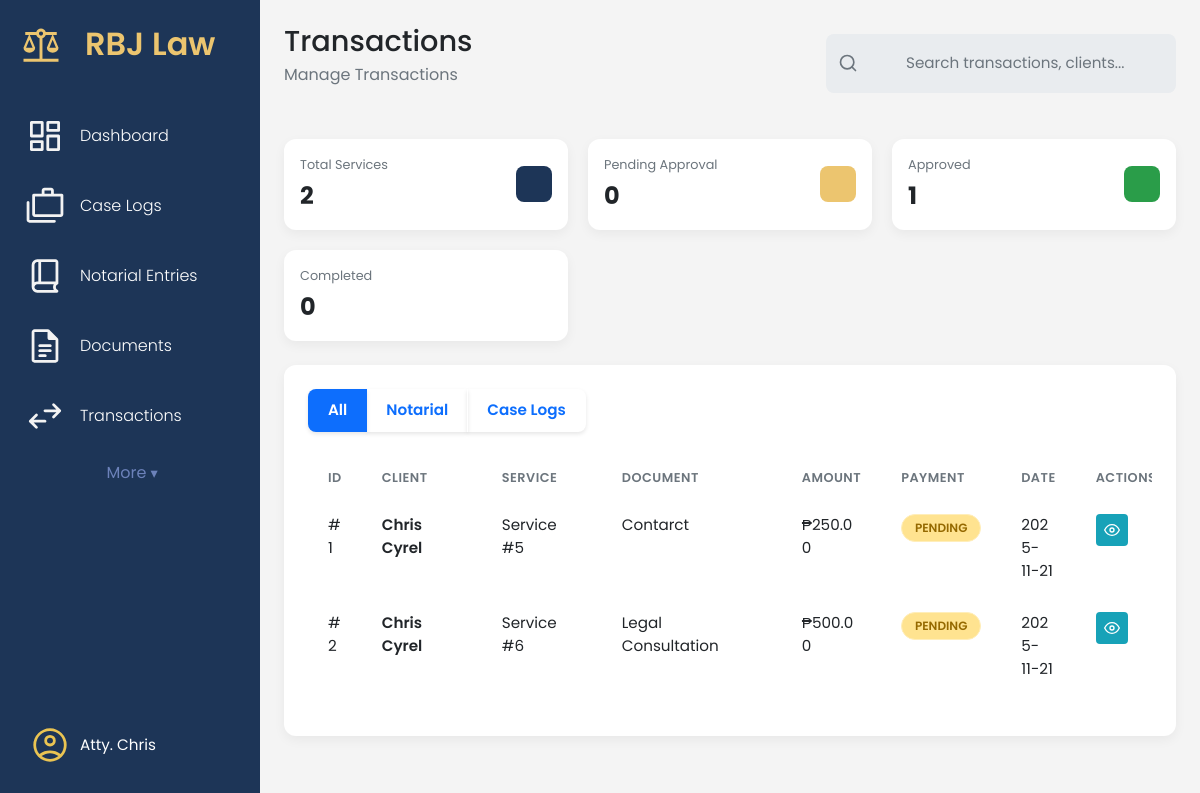
Before: /transactions/ (signed in) with the older database file.
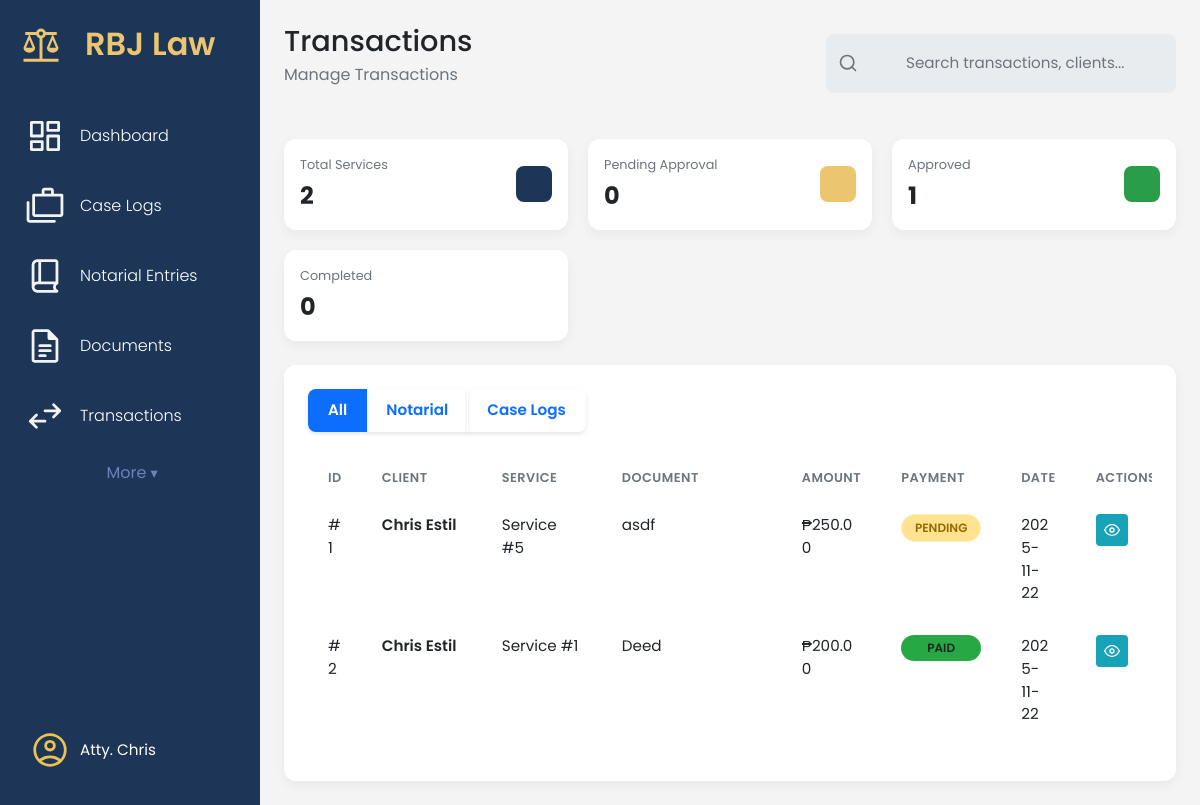
After: the same page with the newer database file.
### app/models/transaction_mdl.py (models this page shows, shortened)
class TransactionItem(db.Model):
    __tablename__ = 'transaction_items'
    id = db.Column(db.Integer, primary_key=True)
    client_id = db.Column(db.Integer, db.ForeignKey('clients.id'), nullable=False)
    service_id = db.Column(db.Integer, db.ForeignKey('services.id'), nullable=False)
    transaction_status = db.Column(db.String(50), nullable=False, default='Draft')  # Draft → Pending Approval → Approved → Completed
    payment_status = db.Column(db.String(50), nullable=False, default='Pending')   # Pending → Paid
    transaction_amount = db.Column(Numeric(10, 2), nullable=False)
    payment_id = db.Column(db.Integer, db.ForeignKey('payments.id'), nullable=True)
    document_title = db.Column(db.String(255))  # Title of the document being processed
    document_purpose = db.Column(db.Text)       # Purpose/description of the document
    lawyer_notes = db.Column(db.Text)           # Notes from lawyer during approval
    transaction_date = db.Column(db.DateTime, nullable=False, default=lambda: datetime.now(UTC))
    approved_date = db.Column(db.DateTime)      # When lawyer approved
    completed_date = db.Column(db.DateTime)     # When document was finalized

### app/models/client_mdl.py (models this page shows, shortened)
class Client(db.Model):
    __tablename__ = 'clients'
    id = db.Column(db.Integer, primary_key=True)
    client_first_name = db.Column(db.String(100), nullable=False)
    client_last_name = db.Column(db.String(100), nullable=False)
    client_address = db.Column(db.String(255), nullable=False)
    client_email = db.Column(db.String(120), nullable=False, unique=True)
    client_phone = db.Column(db.String(50))
    client_role = db.Column(db.String(50))
    notes = db.Column(db.Text)
    transaction_items = db.relationship('TransactionItem', backref='client', lazy=True)
    @property
    def full_name(self):
        return f"{self.client_first_name} {self.client_last_name}"

### app/routes/transaction_routes.py (the view)
@transaction_bp.route('/')
@login_required
def transactions_page():
    transactions = get_all_transactions()
    return render_template('transactions_page.html', transactions=transactions)

### app/services/transaction_service.py (called while the page is built)
def get_all_transactions():
    return TransactionItem.query.all()

### app/templates/transactions_page.html (shortened to what the changed rows need)
{% extends 'base.html' %}
{% block content %}
<main class="dashboard-content">
    <header class="dashboard-header">
        <div>
            <h1>Transactions </h1>
        </div>
    </header>
    <section class="content-section">
        <div class="panel-card">
            <div class="table-wrapper">
                <table class="table document-table">
                    <colgroup>
                    </colgroup>
                    <thead>
                        <tr>
                            <th data-sort-key="id">ID</th>
                            <th data-sort-key="client">Client</th>
                            <th data-sort-key="service">Service</th>
                            <th data-sort-key="document">Document</th>
                            <th data-sort-key="amount">Amount</th>
                            <th data-sort-key="payment">Payment</th>
                            <th data-sort-key="date">Date</th>
                            <th>Actions</th>
                        </tr>
                    </thead>
                    <tbody>
                        {% for transaction in transactions %}
                        <tr>
                            <td>#{{ transaction.id }}</td>
                            <td>
                                <a href="#" class="table-link">{{ transaction.client.full_name }}</a>
                            </td>
                            <td>
                                {% if transaction.service %}
                                {{ transaction.service.service_name }}
                                {% else %}
                                Service #{{ transaction.service_id }}
                                {% endif %}
                            </td>
                            <td>{{ transaction.document_title or 'No title' }}</td>
                            <td>₱{{ "%.2f"|format(transaction.transaction_amount) }}</td>
                            <td>
                                <span class="status-tag status-tag--{{ transaction.payment_status|lower }}">
                                    {{ transaction.payment_status }}
                                </span>
                            </td>
                            <td>{{ transaction.transaction_date.strftime('%Y-%m-%d') }}</td>
                            <td>
                                <div class="action-buttons">
                                    <a href="#" class="btn-action btn-action--info" title="View Details">
                                        <svg xmlns="http://www.w3.org/2000/svg" width="16" height="16"
                                            viewBox="0 0 24 24" fill="none" stroke="currentColor" stroke-width="2"
                                            stroke-linecap="round" stroke-linejoin="round">
                                            <path d="M1 12s4-8 11-8 11 8 11 8-4 8-11 8-11-8-11-8z"></path>
                                            <circle cx="12" cy="12" r="3"></circle>
                                        </svg>
                                    </a>
                                </div>
                            </td>
                        </tr>
                        {% endfor %}
                    </tbody>
                </table>
            </div>
        </div>
    </section>
</main>
{% endblock content %}

Changed rows visible on the page:
changed TransactionItem "PENDING": client.full_name "Chris Cyrel" → "Chris Estil"; document_title "Contarct" → "asdf"; transaction_date "2025-11-21" → "2025-11-22"
changed TransactionItem id 2: client.full_name "Chris Cyrel" → "Chris Estil"; service_id "6" → "1"; document_title "Legal Consultation" → "Deed"; transaction_amount "500.00" → "200.00"; payment_status "PENDING" → "PAID"; transaction_date "2025-11-21" → "2025-11-22"
